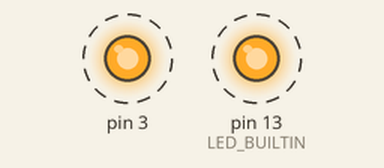
Simulated run of this sketch. Board: Arduino Uno, built with avr-gcc and run on an emulated ATmega328P. Shown: output pins drawn as LEDs (lit = HIGH). Dashed ring = blinking. What the sketch prints to the serial monitor is not drawn.

Above: at 2.5 s.
Timing chart, 0 to 6.6 s (numbered marks = the images above):
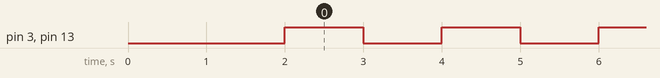

Measured:
- by itself, pin 3, pin 13 (LED_BUILTIN): alternates HIGH for 1.0 s and LOW for 1.0 s

The sketch:

STMblink.ino
```cpp
void setup() {
  // initialize digital pin LED_BUILTIN as an output.
  delay(2000);
  Serial.begin(115200);
  pinMode(LED_BUILTIN, OUTPUT);
  pinMode(3, OUTPUT);
  Serial.println("Began");
}

// the loop function runs over and over again forever
void loop() {
  digitalWrite(LED_BUILTIN, HIGH);
  digitalWrite(3, HIGH);
  delay(1000);
  digitalWrite(LED_BUILTIN, LOW);
  digitalWrite(3, LOW);
  delay(1000);
}
```
